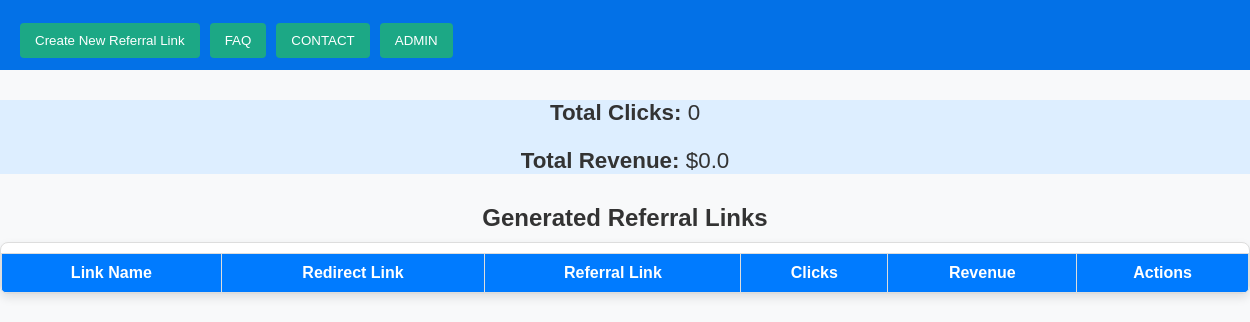
Before: / with the older database file.
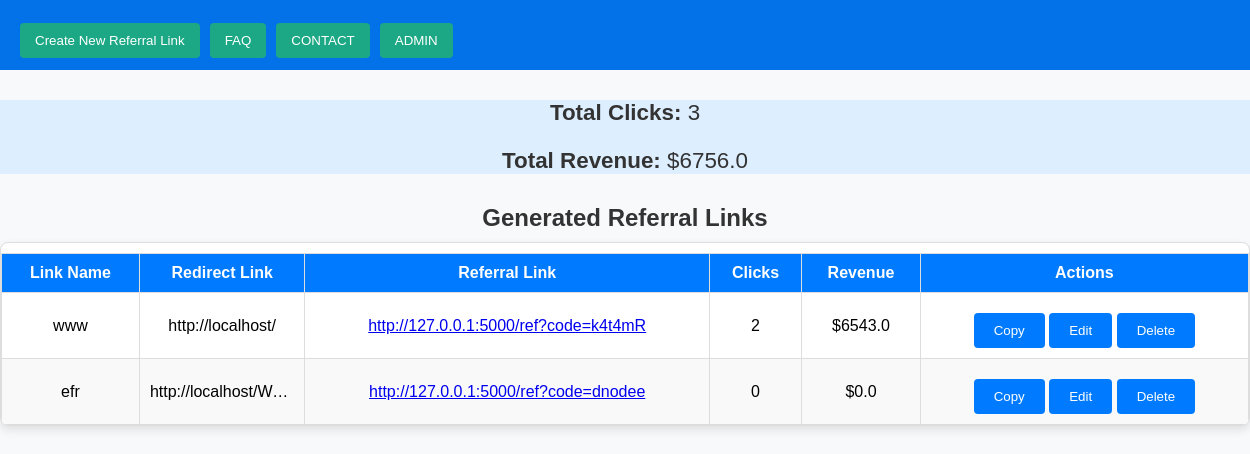
After: the same page with the newer database file.
### app.py (models this page shows)
class GlobalStats(db.Model):
    id = db.Column(db.Integer, primary_key=True)
    total_clicks = db.Column(db.Integer, default=0)
    total_revenue = db.Column(db.Float, default=0.0)

class Referral(db.Model):
    id = db.Column(db.Integer, primary_key=True)
    link_name = db.Column(db.String(150), nullable=False)  # Field for link name
    redirect_link = db.Column(db.String(150), nullable=False)
    referral_link = db.Column(db.String(150), unique=True, nullable=False)
    click_count = db.Column(db.Integer, default=0)
    income = db.Column(db.Float, default=0.0)

### app.py (the view)
@app.route('/')
def dashboard():
    referrals = Referral.query.all()
    stats = GlobalStats.query.first()
    if not stats:
        stats = GlobalStats(total_clicks=0, total_revenue=0.0)
        db.session.add(stats)
        db.session.commit()
    return render_template('dashboard.html', referrals=referrals, stats=stats)

### templates/dashboard.html (shortened to what this page needs)
<!DOCTYPE html>
<html lang="en">
<head>
</head>
<body>
<div class="supertop-border">
    <button class="nav-button" onclick="openModal()">Create New Referral Link</button>
    <button class="nav-button" onclick="openModal()">FAQ</button>
    <button class="nav-button" onclick="openModal()">CONTACT</button>
    <button class="nav-button" onclick="openModal()">ADMIN</button>
</div>
<div class="stats">
    <p><strong>Total Clicks:</strong> {{ stats.total_clicks }}</p>
    <p><strong>Total Revenue:</strong> ${{ stats.total_revenue | round(2) }}</p>
</div>
<h2>Generated Referral Links</h2>
<div class="referral-container">
    <table>
        <thead>
            <tr>
                <th>Link Name</th>
                <th>Redirect Link</th>
                <th>Referral Link</th>
                <th>Clicks</th>
                <th>Revenue</th>
                <th>Actions</th>
            </tr>
        </thead>
        <tbody>
            {% for referral in referrals %}
            <tr>
                <td>{{ referral.link_name }}</td>
                <td class="truncated">{{ referral.redirect_link }}</td>
                <td>
                    <a href="{{ referral.referral_link }}" target="_blank">{{ referral.referral_link }}</a>
                </td>
                <td>{{ referral.click_count }}</td>
                <td>${{ referral.income | round(2) }}</td>
                <td>
                    <button class="copy-button" onclick="copyToClipboard('{{ referral.referral_link }}')">Copy</button>
                    <button onclick="openEditModal('{{ referral.link_name }}', '{{ referral.redirect_link }}', {{ referral.id }})">Edit</button>
                    <form action="/delete/{{ referral.id }}" method="POST" style="display:inline;">
                        <button type="submit" onclick="return confirm('Are you sure you want to delete this referral link?');">Delete</button>
                    </form>
                </td>
            </tr>
            {% endfor %}
        </tbody>
    </table>
</div>
</body>
</html>

### templates/dashboard.html (style rules this page uses)
body { font-family: Arial, sans-serif; margin: 0; background-color: #f8f9fa; }
h1, h2 { color: #333; text-align: center; margin-bottom: 10px; }
.supertop-border { height: 70px; background-color: #0371e7; width: 100%; display: flex; align-items: center; padding: 0 20px; }
.nav-button { background-color: #1ca885; color: white; border: none; border-radius: 4px; padding: 10px 15px; cursor: pointer; margin-right: 10px; transition: background-color 0.3s; }
.stats { background-color: #ddeeff; margin: 30px 0; text-align: center; font-size: 1.4em; color: #333; }
button { padding: 10px 20px; background-color: #007bff; color: white; border: none; border-radius: 4px; cursor: pointer; margin-top: 10px; transition: background-color 0.3s; }
.referral-container { background-color: #007bff; max-height: 400px; overflow-y: auto; margin: 0 auto; padding: 0; border: 1px solid #ddd; border-radius: 8px; background-color: white; box-shadow: 0 4px 10px rgba(0, 0, 0, 0.1); }
table { width: 100%; border-collapse: collapse; margin-top: 10px; }
table, th, td { border: 1px solid #ddd; }
th, td { padding: 10px; text-align: center; }
th { background-color: #007bff; color: white; position: sticky; top: 0; z-index: 10; }
tr:nth-child(even) { background-color: #f9f9f9; }
.truncated { overflow: hidden; text-overflow: ellipsis; white-space: nowrap; max-width: 100px; }

Changed rows visible on the page:
changed GlobalStats: total_clicks "0" → "3"; total_revenue "0.0" → "6756.0"
added Referral: link_name "www", redirect_link "http://localhost/", referral_link "http://127.0.0.1:5000/ref?code=k4t4mR", click_count "2", income "6543.0"
added Referral: link_name "efr", redirect_link "http://localhost/W…", referral_link "http://127.0.0.1:5000/ref?code=dnodee", click_count "0", income "0.0"
